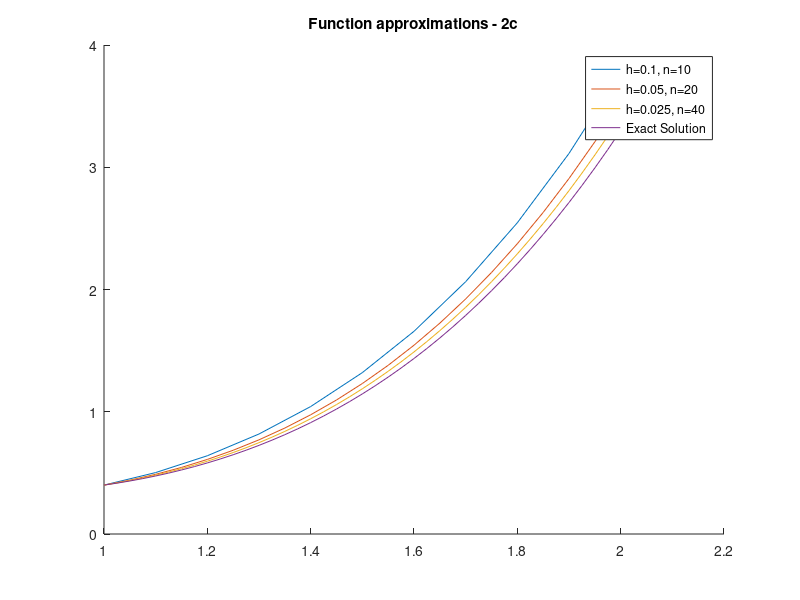
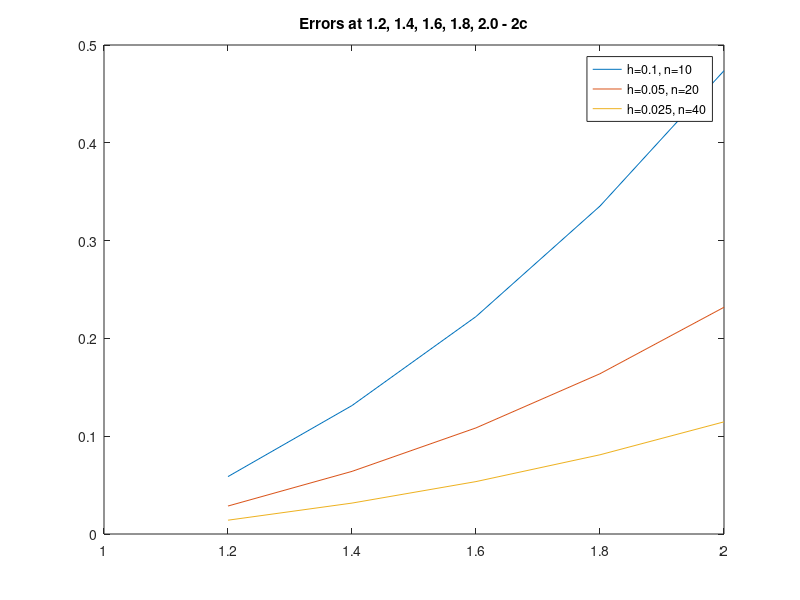

Source code (MATLAB) for these figures, in order:
fun = @(t,y) t.^3 - y./t;
ysoln = @(t) t.^4./5 + 1./(5.*t);
y_init = 2./5;

s=4;
hs=[0.1 0.05 0.025];
n_maxs=[10 20 40];
A = [1./2 0 0; 0 1./2 0; 0 0 1];
b = [1./6 1./3 1./3 1./6];
c = [0 1./2 1./2 1];
yn0 = y_init;
k_hist = fun(1, yn0);
tn=1;
tn_history = tn;
yn_history = yn0;
critical_errors = [];
figure;
hold on;

for iter_num=1:3
    h = hs(iter_num);
    n_max = n_maxs(iter_num);
    errors_temp = [];
    yn0 = y_init;
    k_hist = fun(1, yn0);
    tn=1;
    tn_history = tn;
    yn_history = yn0;
    for n=1:n_max
        tn=tn+h;
        k_hist = fun(tn,yn0);
        for i=1:s-1
            yni = yn0 + h.*sum(A(i,1:i).*k_hist(1:i));
            k_hist = [k_hist fun(tn+h.*c(i), yni)];
        end
        yn0 = yn0 + h.*sum(b.*k_hist);
        tn_history = [tn_history tn];
        yn_history = [yn_history yn0];
        if abs(tn-1.2)<=0.0001 || abs(tn-1.4)<=0.0001 || abs(tn-1.6)<=0.0001 || abs(tn-1.8)<=0.0001 || abs(tn-2)<=0.0001
            errors_temp = [errors_temp abs(yn0-ysoln(tn))];
        end
    end
    critical_errors = [critical_errors; errors_temp];
    plot(tn_history, yn_history);
    hold on;
end

yn_exact = ysoln(tn_history);
plot(tn_history, yn_exact);
legend("h=0.1, n=10","h=0.05, n=20","h=0.025, n=40", "Exact Solution");
title("Function approximations - 2c");
hold off;

figure;
plot([1.2 1.4 1.6 1.8 2], critical_errors(1,:));
hold on;
plot([1.2 1.4 1.6 1.8 2], critical_errors(2,:));
plot([1.2 1.4 1.6 1.8 2], critical_errors(3,:));
legend("h=0.1, n=10","h=0.05, n=20","h=0.025, n=40");
title("Errors at 1.2, 1.4, 1.6, 1.8, 2.0 - 2c");
